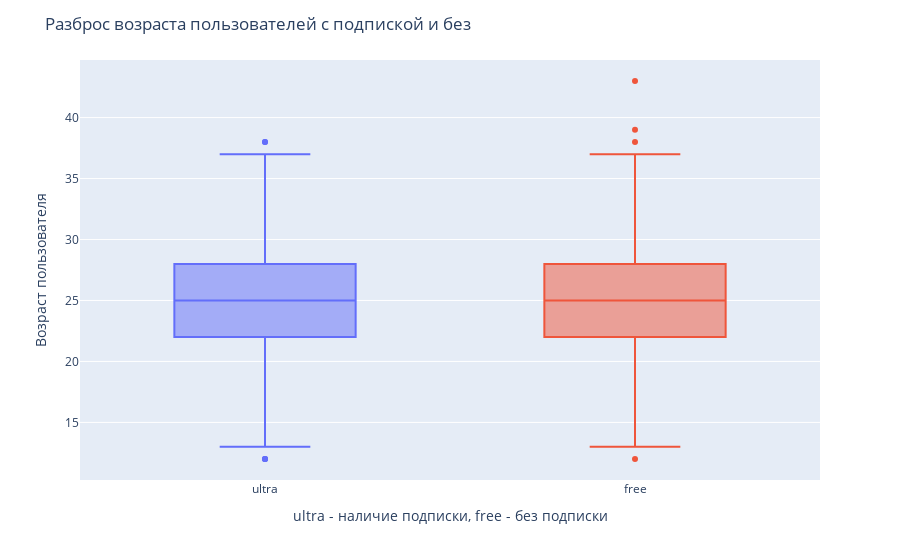

Source (notebook cell):
### Code cell
fig = px.box(users, x='subscription_type', y='age', color='subscription_type')
fig.update_layout(title='Разброс возраста пользователей с подпиской и без',
                   xaxis_title='ultra - наличие подписки, free - без подписки',
                   yaxis_title='Возраст пользователя',
                   showlegend=False
                   )
fig

### Figure 1 — Plotly figure (JSON) as saved in the notebook; plotly's stock layout.template omitted (floating-point values rounded to 4 significant figures; data arrays with more than 128 entries replaced by an {"elided": "..."} marker saying what was removed)
{"data": [{"alignmentgroup": "True", "hovertemplate": "subscription_type=%{x}<br>age=%{y}<extra></extra>", "legendgroup": "ultra", "marker": {"color": "#636efa"}, "name": "ultra", "notched": false, "offsetgroup": "ultra", "orientation": "v", "showlegend": true, "type": "box", "x": {"elided": "699 str values"}, "x0": " ", "xaxis": "x", "y": {"elided": "699 int values"}, "y0": " ", "yaxis": "y"}, {"alignmentgroup": "True", "hovertemplate": "subscription_type=%{x}<br>age=%{y}<extra></extra>", "legendgroup": "free", "marker": {"color": "#EF553B"}, "name": "free", "notched": false, "offsetgroup": "free", "orientation": "v", "showlegend": true, "type": "box", "x": {"elided": "835 str values"}, "x0": " ", "xaxis": "x", "y": {"elided": "835 int values"}, "y0": " ", "yaxis": "y"}], "layout": {"boxmode": "overlay", "legend": {"title": {"text": "subscription_type"}, "tracegroupgap": 0}, "margin": {"t": 60}, "showlegend": false, "title": {"text": "Разброс возраста пользователей с подпиской и без"}, "xaxis": {"anchor": "y", "categoryarray": ["ultra", "free"], "categoryorder": "array", "domain": [0, 1], "title": {"text": "ultra - наличие подписки, free - без подписки"}}, "yaxis": {"anchor": "x", "domain": [0, 1], "title": {"text": "Возраст пользователя"}}}}
